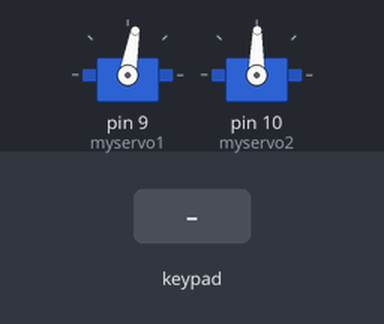
Simulated run of this sketch. Board: Arduino Uno, built with avr-gcc and run on an emulated ATmega328P. Shown: 2 × servo. Inputs (shaded band) come from the test bench.

Above: at 1.2 s.
1.3 s: key 'U' pressed
At 1.53 s:
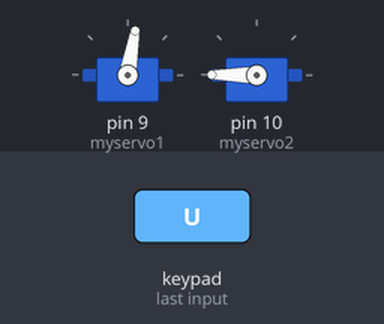
3.2 s: key 'D' pressed
At 3.45 s:
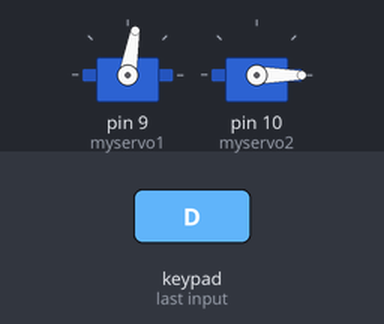
5.1 s: key 'L' pressed
At 5.33 s:
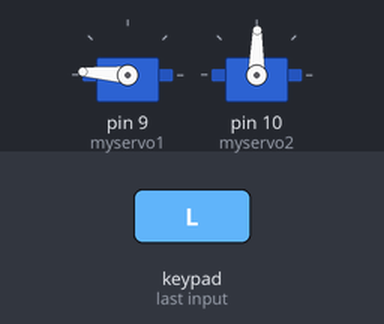
7.0 s: key 'R' pressed
At 7.23 s:
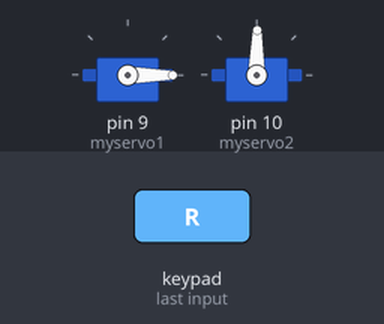
Timing chart, 0 to 9.9 s (numbered marks = the images above; inputs shaded):
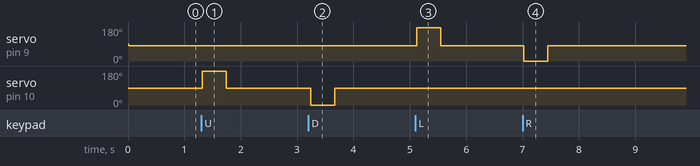

Measured:
- after the input at 1.3 s, servo on pin 10 (myservo2): 89° → 180° at once, → 89° 0.43 s later
- after the input at 3.2 s, servo on pin 10 (myservo2): 89° → 0° at once, → 89° 0.43 s later
- after the input at 5.1 s, servo on pin 9 (myservo1): 80° → 176° at once, → 80° 0.43 s later
- after the input at 7.0 s, servo on pin 9 (myservo1): 80° → 0° at once, → 80° 0.43 s later

The sketch:

Nunchuck_Pan_Tilt.ino
```cpp
/*
  Arduino Bootcamp

  - Pan Tilt Servo Nunchuk

  This project demonstrates how a Wii Nunchuk can be used to control a pan-tilt assembly

  by: Lee Assam

*/

#include <Servo.h>
#include <Wire.h>
#include <ArduinoNunchuk.h>

#define BAUDRATE 19200

//Create servo objects
Servo myservo1;
Servo myservo2;

//Define Nunchuck
// SCL is connected to A5
// SDA is connected to A4
// +3.3V connected to +
// GND connected to -
ArduinoNunchuk nunchuk = ArduinoNunchuk();
int pos1 = 90;    // variable to store the servo position
int pos2 = 90;

void setup() {
  myservo1.attach(9);  // attaches the servo on pin 9 to the servo object
  myservo2.attach(10);  // attaches the servo on pin 10 to the servo object
  Serial.begin(BAUDRATE);
  nunchuk.init();
  //center servos
    myservo1.write(pos1);
    myservo2.write(pos2);
    delay(15);
}

void loop() {

  nunchuk.update();

  //x 24- left to 212- right
  //y 220-up to 38-down

  pos1 = map (nunchuk.analogX, 212, 24, 0, 180);
  pos2 = map (nunchuk.analogY, 38, 220, 0, 180);

  myservo1.write(pos1);  // tell servo to go to position in variable 'pos'
    delay(15);                       // waits 15ms for the servo to reach the position
  myservo2.write(pos2);  // tell servo to go to position in variable 'pos'
    delay(15);


}
```
